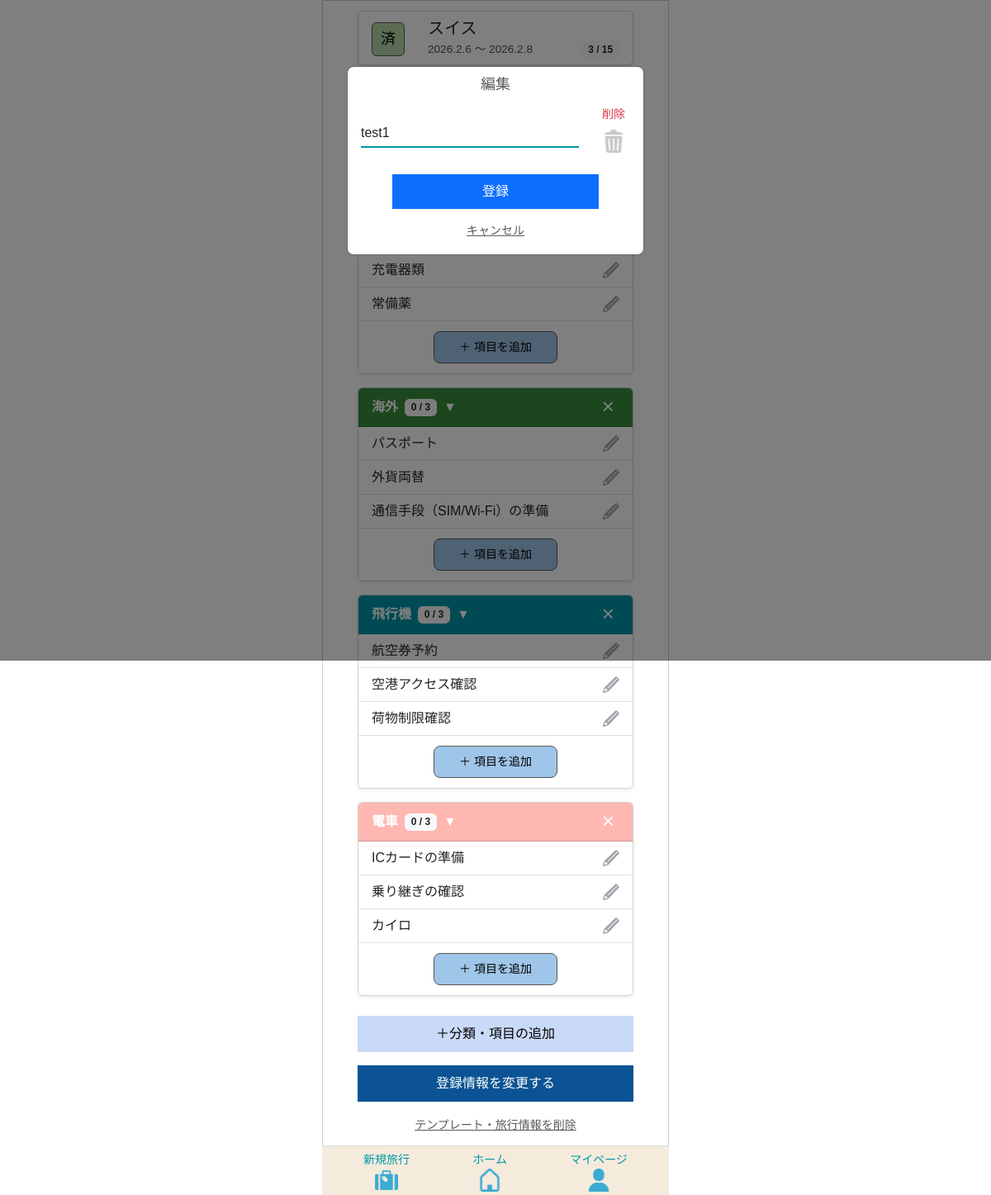
The app's page /old_template/181/edit/ (signed in), older data.
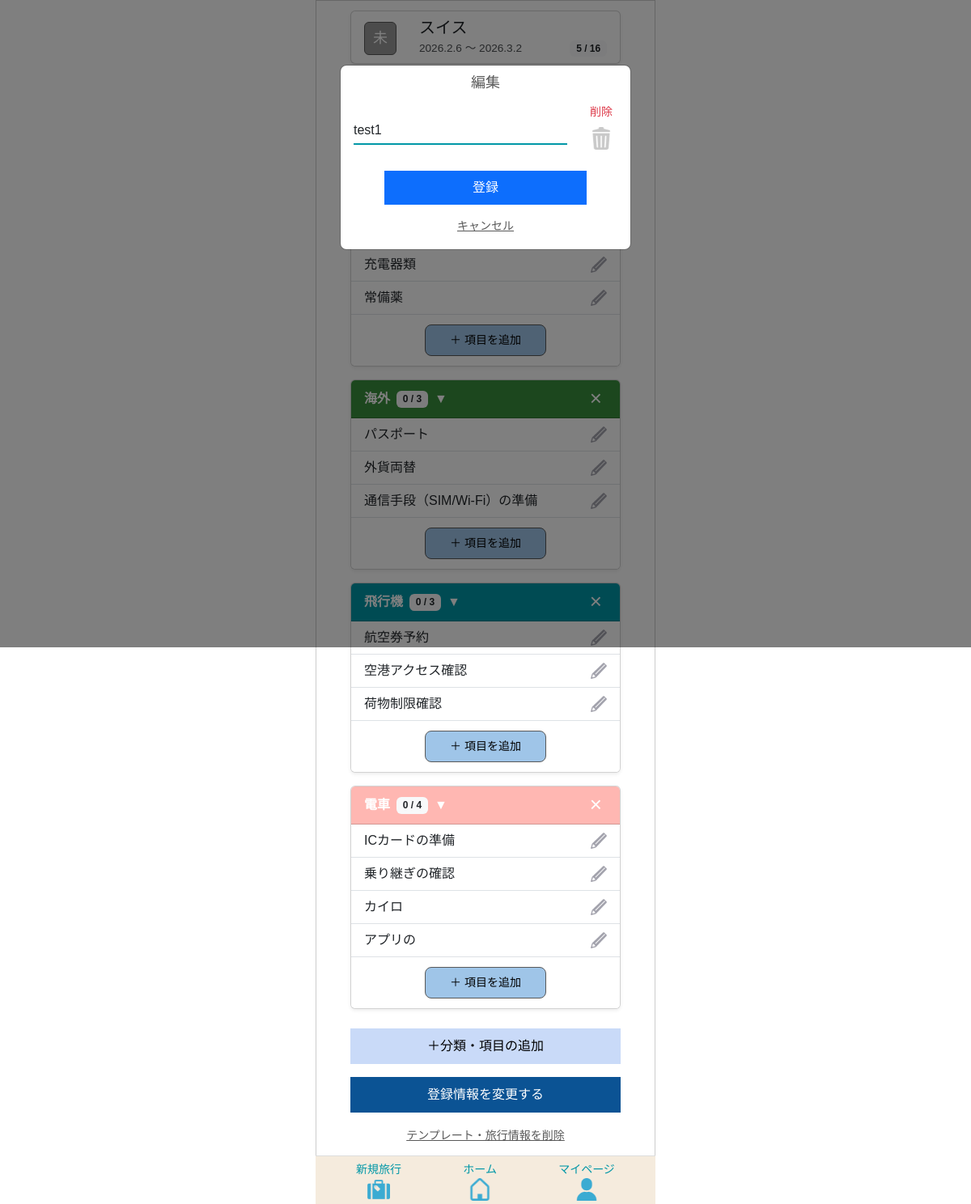
The same page, newer data.
### app/models/travel.py (models this page shows, shortened)
class Travel_info(models.Model):
    class StayType(models.IntegerChoices):
        DAY_TRIP = 0, _("日帰り")
        STAY     = 1, _("宿泊")
    class LocationType(models.IntegerChoices):
        DOMESTIC = 0, _("国内")
        OVERSEAS = 1, _("海外")
    class StatusType(models.IntegerChoices):
        NOT_DONE  = 0, _("未")
        COMPLETE  = 1, _("完")
        PROCESSED = 2, _("済")
    travel_info_id = models.AutoField(
        primary_key=True,
        verbose_name=_("旅行情報ID")
    )
    user = models.ForeignKey(
        settings.AUTH_USER_MODEL,
        on_delete=models.CASCADE,
        verbose_name=_("ユーザーID")
    )
    travel_title = models.CharField(
        max_length=100,
        verbose_name=_("旅行タイトル")
    )
    start_date = models.DateField(
        verbose_name=_("開始日")
    )
    end_date = models.DateField(
        verbose_name=_("終了日")
    )
    stay_type = models.IntegerField(
        choices=StayType.choices,
        verbose_name=_("宿泊タイプ")
    )
    location = models.IntegerField(
        choices=LocationType.choices,
        verbose_name=_("場所"),
    )
    memo = models.CharField(
        max_length=230,
        blank=True,
        verbose_name=_("メモ")
    )
    status = models.IntegerField(
        choices=StatusType.choices,
        default=0,
        verbose_name=_("ステータス")
    )
    transport = models.ManyToManyField(
        "Transport",
        through="Travelmode",
        verbose_name=_("交通手段")
    )
    created_at = models.DateTimeField(
        auto_now_add=True,
        verbose_name=_("作成日")
    )
    updated_at = models.DateTimeField(
       auto_now=True,
        verbose_name=_("更新日")
    )
    class Meta:
        verbose_name = _("旅行情報")
        verbose_name_plural = _("旅行情報")

### app/models/template.py (models this page shows, shortened)
class TravelItem(models.Model):
    class ItemChecked(models.IntegerChoices):
        NO  = 0, _("NO")
        YES = 1, _("YES")
    travel_category = models.ForeignKey(
        TravelCategory,
        on_delete=models.CASCADE,
        verbose_name=_("旅行の分類ID")
    )
    item_name = models.CharField(
        max_length=128,
        verbose_name=_("項目名")
    )
    item_checked = models.IntegerField(
        choices=ItemChecked.choices,
        verbose_name=_("チェック済み項目")
    )
    created_at = models.DateTimeField(
         auto_now_add=True,
         verbose_name=_("作成日")
         )
    updated_at = models.DateTimeField(
        auto_now=True,
        verbose_name=_("更新日")
        )
    class Meta:
      verbose_name = _("旅行の項目")

class TravelCategory(models.Model):
    class TravelType(models.IntegerChoices):
        AUTO  = 0, _("初期作成")
        CUSTOM = 1, _("ユーザー追加")
    class CategoryColor(models.IntegerChoices):
        PINK       = 0, "#e91e63ff"
        LIGHT_PINK = 1, "#ffb7b2fe"
        ORANGE     = 2, "#f57c00ff"
        GREEN      = 3, "#388e3cff"
        CYAN       = 4, "#0097a7ff"
        BLUE       = 5, "#303f9ffe"
        BROWN      = 6, "#795548ff"
        PURPLE     = 7, "#7b1fa2ff"
    template = models.ForeignKey(
        Template,
        on_delete=models.CASCADE,
        verbose_name=_("テンプレートID")
    )
    category_name = models.CharField(
        max_length=50,
        verbose_name=_("分類名")
    )
    travel_type = models.IntegerField(
        choices=TravelType.choices,
        verbose_name=_("分類タイプ")
    )
    category_color = models.IntegerField(
        choices=CategoryColor.choices,
        verbose_name=_("分類カラー")
    )
    created_at = models.DateTimeField(
         auto_now_add=True,
         verbose_name=_("作成日")
         )
    updated_at = models.DateTimeField(
        auto_now=True,
        verbose_name=_("更新日")
        )
    class Meta:
      verbose_name = _("旅行の分類")
    @property
    def checked_count(self):
        return self.travelitem_set.filter(item_checked=1).count()
    @property
    def total_count(self):
        return self.travelitem_set.count()

### app/views/old_travel/template_manage.py (the view, shortened to what this page needs)
# urls.py: path("old_template/<int:template_id>/edit/", old_template_edit, name="old_template_edit"),
def old_template_edit(request, template_id):
    template = get_object_or_404(Template, id=template_id)
    travel = template.travel_info
    favorite, _ = Favorite.objects.get_or_create(user=request.user)
    favorite_items = FavoriteItem.objects.filter(favorite=favorite)
    categories = TravelCategory.objects.filter(template=template)
    for cat in categories:
        items = cat.travelitem_set.all()
        cat.total_count_display = cat.total_count
        cat.checked_count_display = cat.checked_count
    all_items = TravelItem.objects.filter(travel_category__template=template)
    checked_items = all_items.filter(item_checked=TravelItem.ItemChecked.YES).count()
    total_items = all_items.count()
    today = timezone.now().date()
    if travel.end_date < today:
        status = "済"
    elif total_items > 0 and total_items == checked_items:
        status = "完"
    else:
        status = "未"
    travel.status_label = status
    context = {
        "template": template,
        "current_template": template,
        "travel": travel,
        "travel_info": travel,
        "categories": categories,
        "favorite_items": favorite_items,
        "checked_items": checked_items,
        "total_items": total_items,
        "card_travel_info": template.travel_info,
       "open_edit_modal": request.session.pop("open_edit_modal", None),
       "edit_item_name": request.session.pop("edit_item_name", ""),
       "add_item_error": request.session.pop("add_item_error", False),
       "old_value": request.session.pop("old_value", ""),
       "error_category_id": request.session.pop("error_category_id", None),
    }
    return render(request, "old_travel/template_manage.html", context)

### templates/old_travel/template_manage.html (shortened to what this page needs)
{% extends "base.html" %}
{% load static %}
{% block extra_css %}
{{ block.super }}
<link rel="stylesheet" href="{% static 'tabipre/css/parts/template_manage.css' %}">
<link rel="stylesheet" href="{% static 'tabipre/css/parts/edit_item.css' %}">
{% endblock %}
{% block content %}
<div class="container mt-0">
    {% include "parts/travel_card.html" %}
    {% for category in categories %}
    <div class="card mb-3 shadow-sm">
        <div class="card-header text-white d-flex justify-content-between align-items-center"
             style="background-color: {{ category.get_category_color_display }};">
            <div class="d-flex align-items-center"
                 data-bs-toggle="collapse"
                 data-bs-target="#cat{{ category.id }}"
                 style="cursor: pointer;">
                <strong>{{ category.category_name }}</strong>
                <span class="badge bg-light text-dark ms-2">
                    {{ category.checked_count }} / {{ category.total_count }}
                </span>
                <span class="ms-2">▼</span>
            </div>
            <form method="post" action="{% url 'app:old_template_edit' current_template.id %}" style="display:inline;">
                <button type="submit"
                        name="delete_category"
                        value="{{ category.id }}"
                        class="delete-category-btn">
                    ×
                </button>
            </form>
        </div>
        <ul id="cat{{ category.id }}" class="list-group list-group-flush collapse show">
            {% for item in category.travelitem_set.all %}
            <li class="list-group-item d-flex justify-content-between align-items-center">
                <span>{{ item.item_name }}</span>
                <img src="{% static 'tabipre/icons/edit.png' %}"
                     width="20"
                     style="cursor: pointer;"
                     data-bs-toggle="modal"
                     data-bs-target="#editItemModal"
                     data-item-id="{{ item.id }}"
                     data-item-name="{{ item.item_name }}">
            </li>
            {% empty %}
            <li class="list-group-item text-muted">項目がありません</li>
            {% endfor %}
            <li class="list-group-item text-center">
                <button
                    class="btn btn add-item-btn"
                    data-bs-toggle="modal"
                    data-bs-target="#addItemModal"
                    data-category-id="{{ category.id }}">
                    ＋ 項目を追加
                </button>
            </li>
        </ul>
    </div>
    {% endfor %}
    <div class="text-center mt-4">
        <a href="{% url 'app:category_item_add' current_template.id %}"
            class="btn custom-add-btn mb-3 d-block">
            ＋分類・項目の追加
        </a>
            <a href="{% url 'app:old_travel_edit1' card_travel_info.travel_info_id %}"
                class="btn custom-edit-btn mb-3 d-block">
                 登録情報を変更する
            </a>
            <button
                type="button"
                class="delete-template-btn"
                data-bs-toggle="modal"
                data-bs-target="#deleteTemplateModal">
                テンプレート・旅行情報を削除
            </button>
    </div>
</div>
{% include "parts/edit_item_modal.html" with current_template=current_template %}
{% endblock %}

### templates/parts/travel_card.html
<div class="card mb-3 shadow-sm">
    <div class="card-body">
        <div class="d-flex align-items-start">
            <span id="travelStatus"
                  data-end-date="{{ card_travel_info.end_date|date:'Y-m-d' }}"
                  class="badge-t
                      {% if card_travel_info.status_label == '未' %}status-mi
                      {% elif card_travel_info.status_label == '完' %}status-kan
                      {% elif card_travel_info.status_label == '済' %}status-zumi
                      {% endif %}
                      status-vertical">
                {{ card_travel_info.status_label }}
            </span>
            <div class="ms-2 flex-grow-1">
                <h5 class="mb-1">{{ card_travel_info.travel_title }}</h5>
                <div class="d-flex justify-content-between align-items-center">
                    <p class="travel-date mb-0">
                        {{ card_travel_info.start_date|date:"Y.n.j" }}
                        ～
                        {{ card_travel_info.end_date|date:"Y.n.j" }}
                    </p>
                    <span id="totalCheckCount" class="badge bg-light text-dark">
                        {{ checked_items }} / {{ total_items }}
                    </span>
                </div>
            </div>
        </div>
    </div>
</div>

Row changes from the older to the newer data that the page shows:
changed Travel_info "スイス": status_label "済" → "未"; end_date "2026.2.8" → "2026.3.2"
computed for TravelCategory "電車": total_count "3" → "4"
added TravelItem: item_name "アプリの", shown under TravelCategory "電車"
Text that changed along with them:
{{ checked_items }}: "3" → "5"
{{ total_items }}: "15" → "16"
